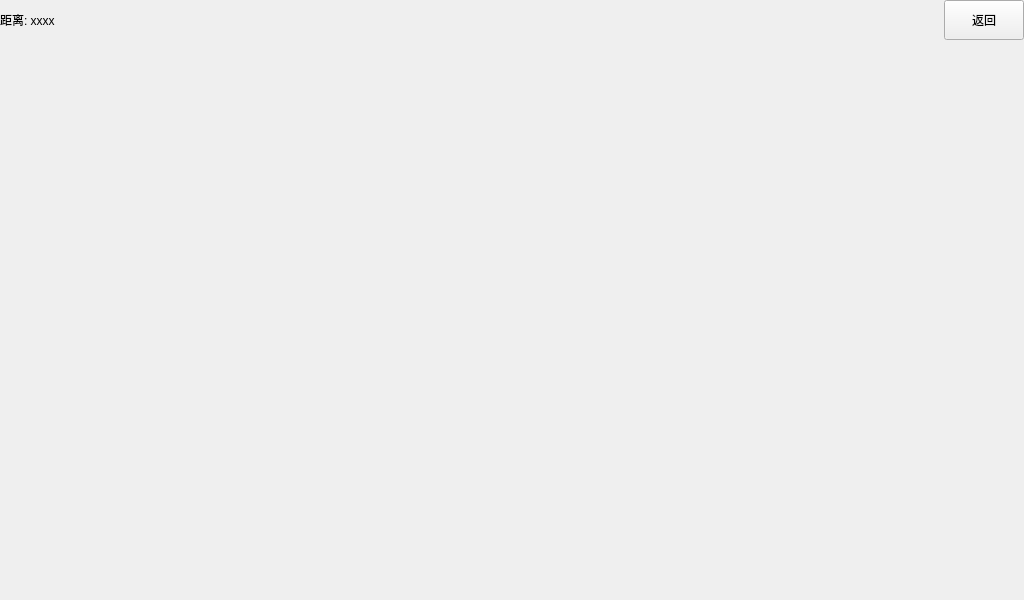
<?xml version="1.0" encoding="UTF-8"?>
<ui version="4.0">
 <class>Monitor</class>
 <widget class="QMainWindow" name="Monitor">
  <property name="geometry">
   <rect>
    <x>0</x>
    <y>0</y>
    <width>1024</width>
    <height>600</height>
   </rect>
  </property>
  <property name="minimumSize">
   <size>
    <width>1024</width>
    <height>600</height>
   </size>
  </property>
  <property name="windowTitle">
   <string>监控</string>
  </property>
  <widget class="QWidget" name="centralwidget">
   <layout class="QVBoxLayout" name="verticalLayout">
    <property name="spacing">
     <number>6</number>
    </property>
    <property name="leftMargin">
     <number>0</number>
    </property>
    <property name="topMargin">
     <number>0</number>
    </property>
    <property name="rightMargin">
     <number>0</number>
    </property>
    <property name="bottomMargin">
     <number>0</number>
    </property>
    <item>
     <layout class="QHBoxLayout" name="horizontalLayout">
      <property name="spacing">
       <number>6</number>
      </property>
      <item>
       <widget class="QLabel" name="label_distance">
        <property name="text">
         <string>距离: xxxx</string>
        </property>
       </widget>
      </item>
      <item>
       <spacer name="horizontalSpacer">
        <property name="orientation">
         <enum>Qt::Horizontal</enum>
        </property>
        <property name="sizeHint" stdset="0">
         <size>
          <width>40</width>
          <height>20</height>
         </size>
        </property>
       </spacer>
      </item>
      <item>
       <widget class="QPushButton" name="pBtn_Close">
        <property name="minimumSize">
         <size>
          <width>80</width>
          <height>40</height>
         </size>
        </property>
        <property name="text">
         <string>返回</string>
        </property>
       </widget>
      </item>
     </layout>
    </item>
    <item>
     <widget class="VideoWidget" name="videoWidget" native="true">
      <property name="sizePolicy">
       <sizepolicy hsizetype="Expanding" vsizetype="Expanding">
        <horstretch>0</horstretch>
        <verstretch>1</verstretch>
       </sizepolicy>
      </property>
     </widget>
    </item>
   </layout>
  </widget>
 </widget>
 <customwidgets>
  <customwidget>
   <class>VideoWidget</class>
   <extends>QWidget</extends>
   <header>videowidget.h</header>
  </customwidget>
 </customwidgets>
 <resources/>
 <connections/>
</ui>
